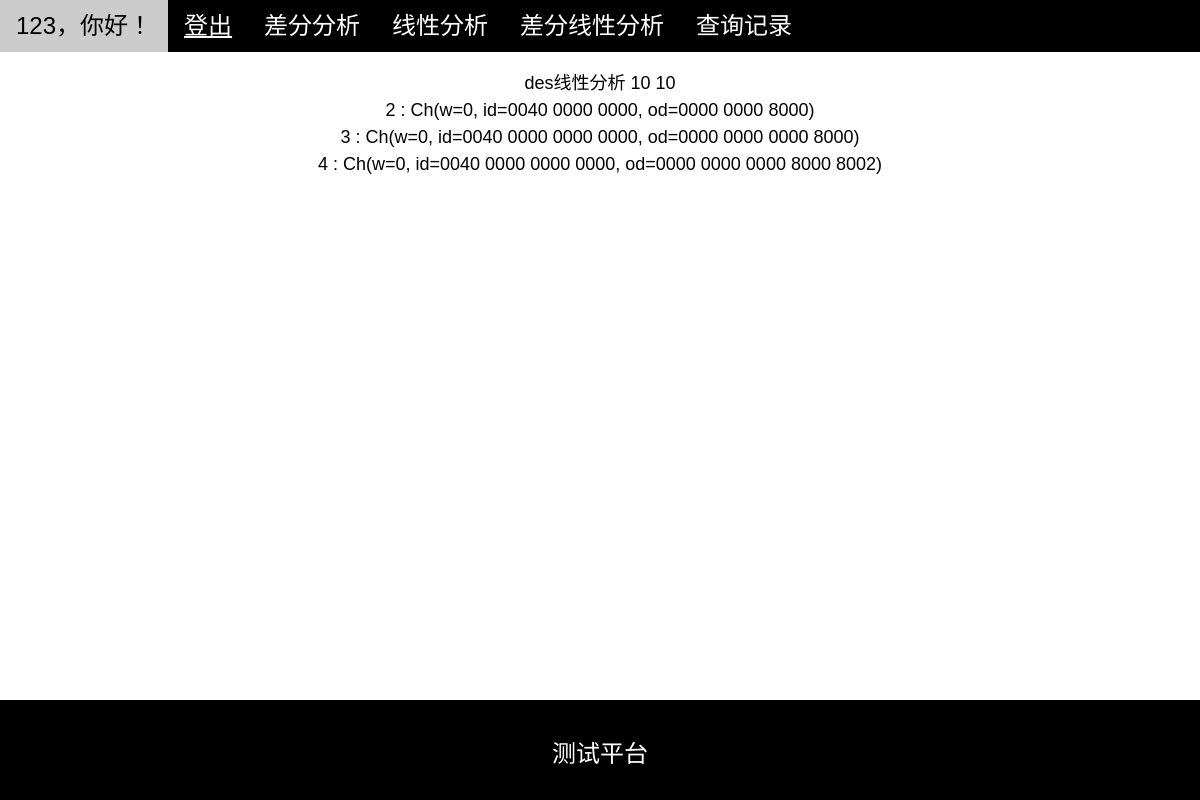
The app's page /history/4/ (signed in) with its own data.
### demo/models.py (models this page shows, shortened)
class User(models.Model):
    username = models.CharField(max_length=10, unique=True)
    password = models.CharField(max_length=10)
    class Meta:
        ordering = ['id']

class MyModel(models.Model):
    string1 = models.CharField(max_length=10)
    string2 = models.CharField(max_length=10)
    create_time = models.DateTimeField(default = timezone.now)
    edit_time = models.DateTimeField(auto_now = True)
    result = models.TextField(null=True)

### demo/views.py (the view)
# urls.py: path('history/<int:id>/', views.history_detail_view, name='history_detail'),
def history_detail_view(request,id):
    if request.session.get('id') == None:
        return render(request, 'login.html')
    login_name = ''
    user = models.User.objects.get(id=request.session.get('id'))
    login_name = user.username
    record = MyModel.objects.all()[id-1]
    return render(request, 'history_detail.html', {'name':login_name,'record': record.result})

### templates/history_detail.html (shortened to what this page needs)
<!DOCTYPE html>
<html>
<head>
  <link rel="stylesheet" href="../../static/css/w3.css">
  <link rel="stylesheet" href="../../static/css/font-awesome.min.css">
</head>
<body>
  <div class="wrapper">
    <nav class="w3-bar w3-black w3-xlarge">
      <div class="w3-button w3-bar-item">{{ name }}，你好！</div>
      <div class="w3-button w3-bar-item"><a href="../../logout">登出</a></div>
      <a href="../../diff" class="w3-button w3-bar-item ">差分分析</a>
      <a href="../../linear" class="w3-button w3-bar-item">线性分析</a>
      <a href="../../difflinear" class="w3-button w3-bar-item">差分线性分析</a>
      <a href="../../history" class="w3-button w3-bar-item">查询记录</a>
    </nav>
    <section class="w3-container w3-center w3-content w3-large" style="max-width:1000px">
      <p>{{record|linebreaks}}</p>
    </section>
    <footer class="w3-container w3-padding-12 w3-center w3-black footer">
      <p class="w3-xlarge">
        测试平台
      </p>
  </div>
</body>
</html>

### static/css/w3.css (style rules this page uses)
*,*:before,*:after { box-sizing:inherit }
html { -ms-text-size-adjust:100%;-webkit-text-size-adjust:100% }
body { margin:0 }
article,aside,details,figcaption,figure,footer,header,main,menu,nav,section,summary { display:block }
a { background-color:transparent;-webkit-text-decoration-skip:objects }
html,body { font-family:Verdana,sans-serif;font-size:15px;line-height:1.5 }
html { overflow-x:hidden }
a { color:inherit }
.w3-btn,.w3-btn-block,.w3-button { border:none;display:inline-block;outline:0;padding:6px 16px;vertical-align:middle;overflow:hidden;text-decoration:none!important;color:#fff;background-color:#000;text-align:center;cursor:pointer;white-space:nowrap }
.w3-button { color:#000;background-color:#f1f1f1;padding:8px 16px }
.w3-btn,.w3-btn-floating,.w3-btn-floating-large,.w3-closenav,.w3-opennav,.w3-btn-block,.w3-button { -webkit-touch-callout:none;-webkit-user-select:none;-khtml-user-select:none;-moz-user-select:none;-ms-user-select:none;user-select:none }
.w3-bar { width:100%;overflow:hidden }
.w3-bar .w3-bar-item { padding:8px 16px;float:left;background-color:inherit;color:inherit;width:auto;border:none;outline:none;display:block }
.w3-bar .w3-button { background-color:inherit;color:inherit;white-space:normal }
.w3-container:after,.w3-container:before,.w3-panel:after,.w3-panel:before,.w3-row:after,.w3-row:before,.w3-row-padding:after,.w3-row-padding:before,.w3-cell-row:before,.w3-cell-row:after, .w3-topnav:after,.w3-topnav:before,.w3-clear:after,.w3-clear:before,.w3-btn-group:before,.w3-btn-group:after,.w3-btn-bar:before,.w3-btn-bar:after,.w3-bar:before,.w3-bar:after { content:"";display:table;clear:both }
.w3-content { max-width:980px;margin:auto }
.w3-large { font-size:18px!important }
.w3-xlarge { font-size:24px!important }
.w3-center { text-align:center!important }
.w3-padding-12 { padding-top:12px!important;padding-bottom:12px!important }
.w3-container { padding:0.01em 16px }
.w3-black,.w3-hover-black:hover { color:#fff!important;background-color:#000!important }

### templates/history_detail.html (style rules this page uses)
html, body { height: 100%; margin: 0; }
.wrapper { min-height: 100%; margin-bottom: -100px; }
.footer { position: fixed; left: 0px; bottom: 0px; width: 100%; height: 100px; background-color: #eee; z-index: 9999; }

### records on screen
User: username "123"
MyModel: result "des线性分析 10 10 2 : Ch(w=0, id=0040 0000 0000, od=0000 0000 8000) 3 : Ch(w=0, id=0040 0000 0000 0000, od=0000 0000 0000 8000) 4 : Ch(w=0, id=0040 0000 0000 0000, od=0000 0000 0000 8000 8002)"
